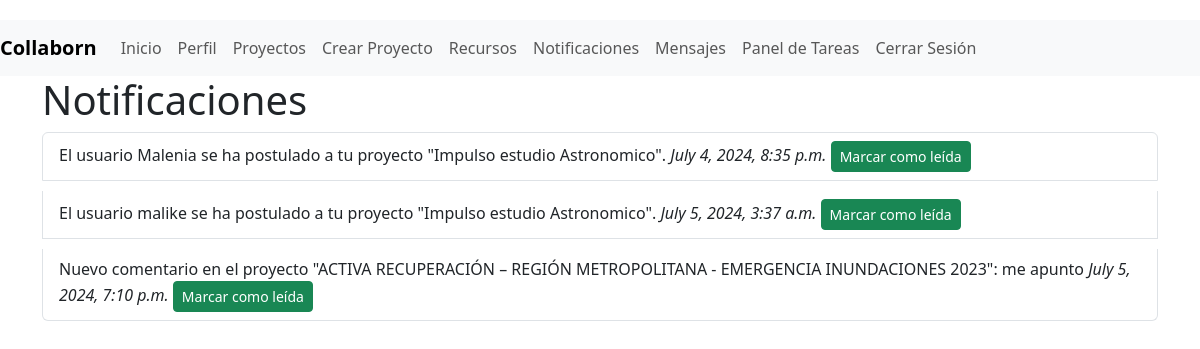
Before: /notificaciones/ (signed in) with the older database file.
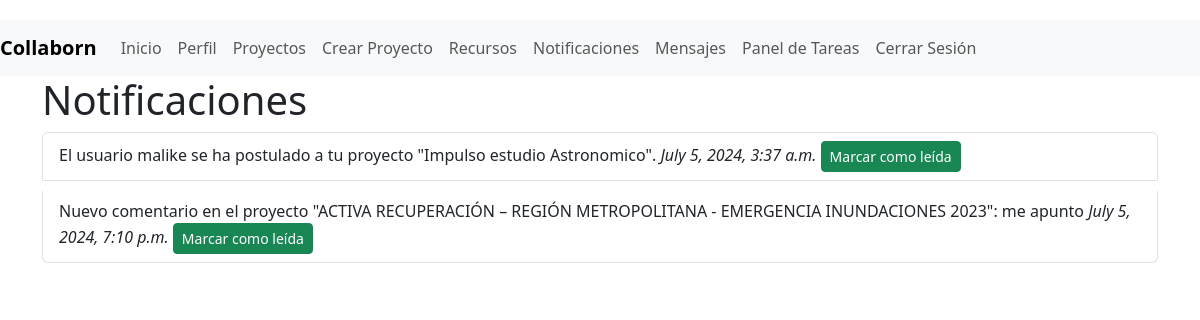
After: the same page with the newer database file.
### myapp/models.py (models this page shows, shortened)
class Notificacion(models.Model):
    usuario = models.ForeignKey(User, on_delete=models.CASCADE)
    mensaje = models.TextField()
    leida = models.BooleanField(default=False)
    fecha_creacion = models.DateTimeField(auto_now_add=True)
    leida = models.BooleanField(default=False)

### myapp/views.py (the view)
# urls.py: path('notificaciones/', views.listar_notificaciones, name='listar_notificaciones'),
@login_required
def listar_notificaciones(request):
    notificaciones = request.user.notificacion_set.filter(leida=False)
    return render(request, 'myapp/listar_notificaciones.html', {'notificaciones': notificaciones})

### myapp/templates/myapp/listar_notificaciones.html (shortened to what this page needs)
{% extends 'myapp/base.html' %}
{% block content %}
<h1>Notificaciones</h1>
<ul class="list-group">
    {% for notificacion in notificaciones %}
    <li class="list-group-item">
        {{ notificacion.mensaje }} <em>{{ notificacion.fecha_creacion }}</em>
        <form method="post" action="{% url 'marcar_notificacion_leida' notificacion.id %}" style="display:inline;">
            <button type="submit" class="btn btn-sm btn-success">Marcar como leída</button>
        </form>
    </li>
    {% endfor %}
</ul>
{% endblock %}

Changed rows visible on the page:
no longer on this page (row edited): Notificacion: mensaje "El usuario Malenia se ha postulado a tu proyecto \"Impulso estudio Astronomico\".", fecha_creacion "July 4, 2024, 8:35 p.m."
